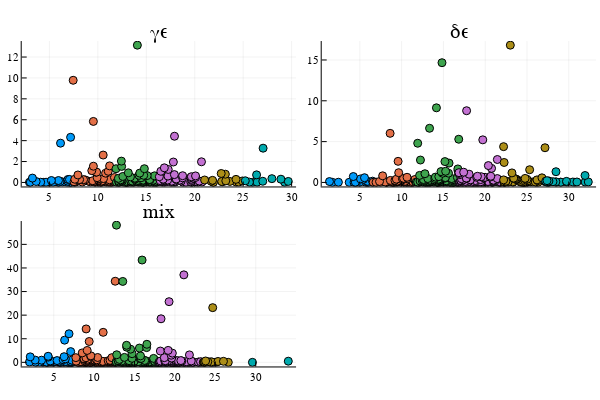
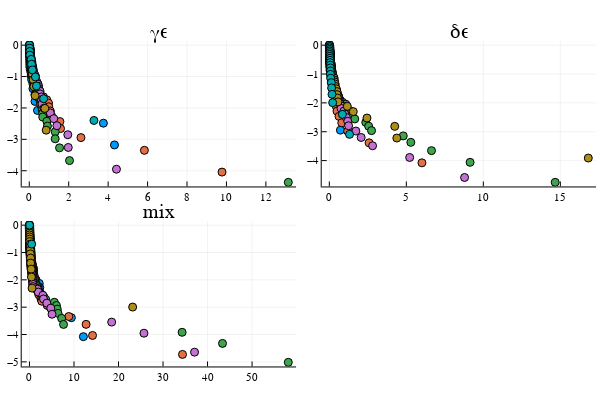

Source (notebook cell) for these figures, in order:
### Markdown cell above
### equal force spacing binning

### Code cell
s1=scatter(f_γϵ, t_γϵ, title="γϵ", legend=false)
s2=scatter(f_δϵ, t_δϵ, title="δϵ", legend=false)
s3=scatter(f_mix, t_mix, title="mix", legend=false)
display(plot(s1,s2,s3))

s1=scatter(t_γϵ, p2lnp(p_γϵ), title="γϵ")
s2=scatter(t_δϵ, p2lnp(p_δϵ), title="δϵ")
s3=scatter(t_mix, p2lnp(p_mix), title="mix")
plot(s1,s2,s3, legend = false)
